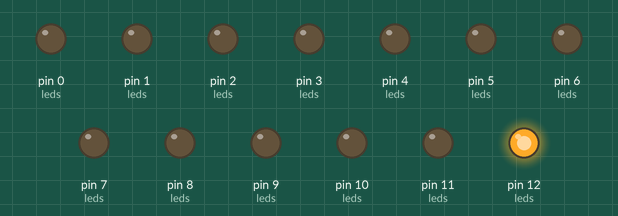
The sketch below on a simulated Arduino Uno, built with avr-gcc and run on an emulated ATmega328P. On the bench: output pins drawn as LEDs (lit = HIGH).

Above: at 0.02 s.
At 0.42 s:
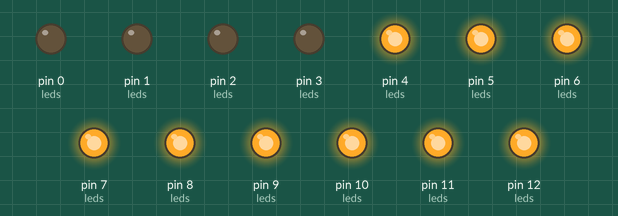
At 0.8 s:
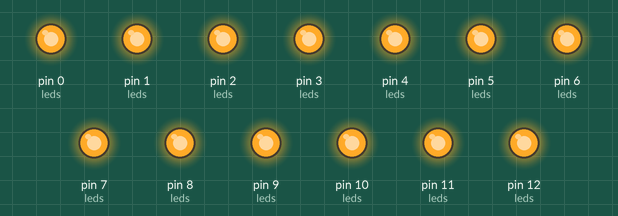
At 1.67 s:
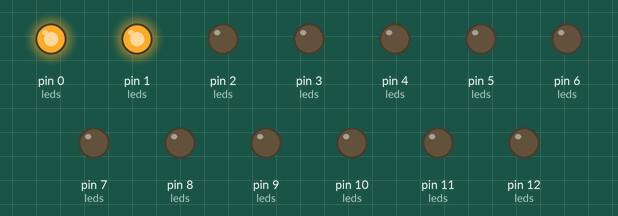
At 2.57 s:
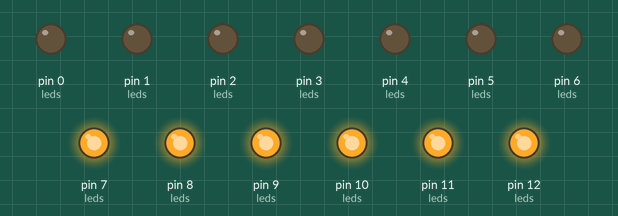
At 4.3 s:
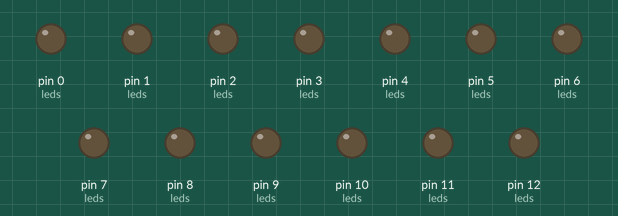
Timing chart, 0 to 5.3 s (numbered marks = the images above):
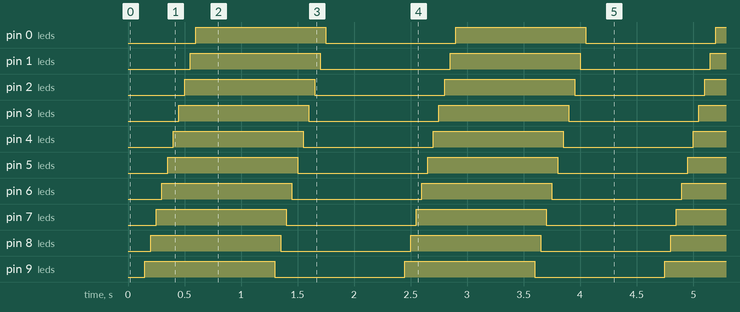

Measured:
- by itself, pin 0 (leds), pin 1 (leds), pin 2 (leds), pin 3 (leds), pin 4 (leds), pin 5 (leds), pin 6 (leds), pin 7 (leds), pin 8 (leds), pin 9 (leds), pin 10 (leds), pin 11 (leds), pin 12 (leds): alternates HIGH for 1.2 s and LOW for 1.2 s
- by itself, everything shown: repeats every 2.3 s, in 26 steps

The sketch:

prototype-led-array-arduino-uno.ino
```cpp
// Binary Clock LED Array Prototype on the Arduino UNO
//
// Blinks/toggles an array of LEDs ON and OFF


#define NUM_LEDS 13

// hour MSD
#define h_MSD_1 12
#define h_MSD_2 11

// hour LSD
#define h_LSD_1 10
#define h_LSD_2 9
#define h_LSD_4 8
#define h_LSD_8 7

// min MSD
#define m_MSD_1 6
#define m_MSD_2 5
#define m_MSD_4 4

// min LSD
#define m_LSD_1 3
#define m_LSD_2 2
#define m_LSD_4 1
#define m_LSD_8 0

uint8_t leds[NUM_LEDS] = {
  h_MSD_1,
  h_MSD_2,
  h_LSD_1,
  h_LSD_2,
  h_LSD_4,
  h_LSD_8,
  m_MSD_1,
  m_MSD_2,
  m_MSD_4,
  m_LSD_1,
  m_LSD_2,
  m_LSD_4,
  m_LSD_8
};

void setup() {
  // Configure ALL led pins to be a digital OUTPUT
  for (uint8_t i = 0; i < NUM_LEDS; i++) {
    pinMode(leds[i],OUTPUT);
  }
}

void loop() {
  // Write all LEDs HIGH/ON
  for (uint8_t i = 0; i < NUM_LEDS; i++) {
    digitalWrite(leds[i],HIGH);
    delay(50);
  }

  delay(500);

  // Write all LEDs LOW/OFF
  for (uint8_t i = 0; i < NUM_LEDS; i++) {
    digitalWrite(leds[i],LOW);
    delay(50);
  }

  delay(500);
}
```
